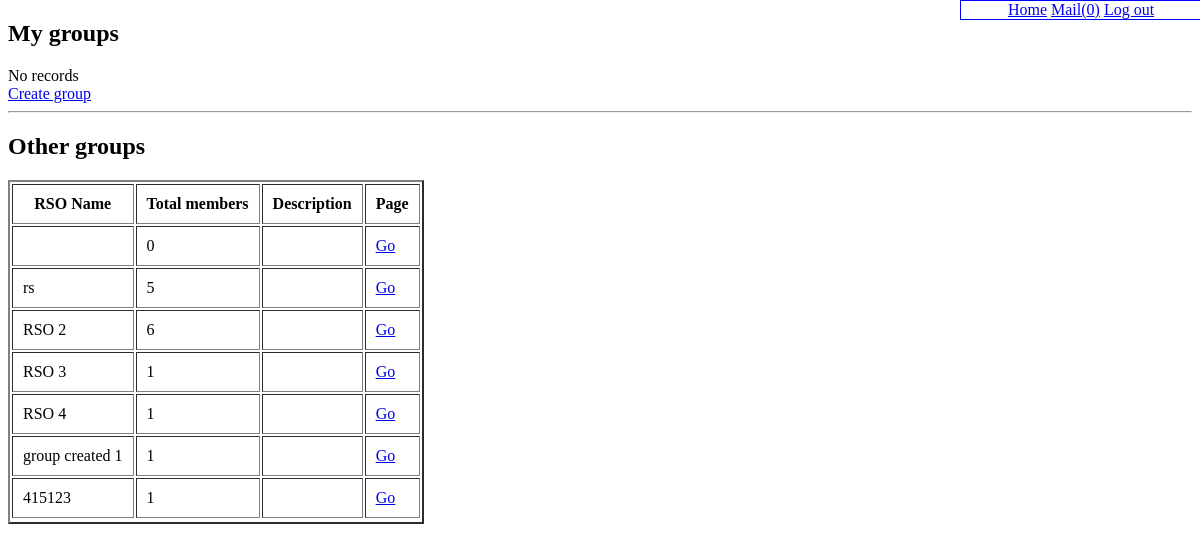
Page /rso.php on the committed database.
### tables this page shows
CREATE TABLE IF NOT EXISTS `rso` (
`rid` int(11) NOT NULL,
  `name` varchar(255) DEFAULT NULL,
  `description` varchar(10000) DEFAULT NULL,
  `joinable` bit(1) NOT NULL,
  `rtid` int(11) DEFAULT NULL
);

### db/security.php (called while the page is built)
<?php
function escape($string) {
	return htmlentities(trim($string), ENT_QUOTES, 'UTF-8');
}

### rso.php (the view, shortened to what this page needs)
<?php
require 'db/connect.php';
require 'db/security.php';
require 'mysql_functions.php';
if(!empty($_COOKIE)){
	$email = trim($_COOKIE['user']);
	$temp = $db->query("SELECT rm.email AS email, rm.rid AS rid, rm.admin AS admin, r.name AS name
		FROM rso_member_list AS rm, rso AS r
		WHERE (email) = '" . $email . "' && (rm.rid) = (r.rid)");
	$user_rso_list = $temp->fetch_all(MYSQLI_ASSOC);
	$temp = $db->query("SELECT * FROM rso");
	$rso_list = $temp->fetch_all(MYSQLI_ASSOC);
} else {
	echo 'session timed out';
	header("Location:index.php?result=time_out");
}
?>
<!doctype html PUBLIC "-//W3C//DTD XHTML 1.0 Transitional//EN"
"http://www.w3.org/TR/xhtml1/DTD/xhtml1-transitional.dtd">
<html>
<head>
	<link rel="stylesheet" type="text/css" href="pagestyle.css">
	<?php createUserPanel($db, $email); ?>
</head>
<body>
<h2>My groups</h2>
	<?php
		if(!count($user_rso_list)) {
			echo 'No records<br>'; ?>
			<a href="rso_create.php">Create group</a><br>
	<?php
		}
	?>
	<hr>
	<h2>Other groups</h2>
	<?php
	if (!count($rso_list)){
		echo 'No records';
	} else {
	?>
	<table border="2px" cellpadding="10">
		<thead>
			<tr>
				<th> RSO Name</th>
				<th> Total members </th>
				<th> Description </th>
				<th> Page </th>
			</tr>
		</thead>
		<tbody>
			<?php
				foreach($rso_list as $r){
					$temp = $db->query("SELECT * FROM rso_member_list WHERE (rid) = '" . $r['rid'] . "'");
					$temp2 = $temp->fetch_ALL(MYSQLI_BOTH);
			?>
			<tr>
				<td><?php echo escape($r['name']); ?></td>
				<td><?php echo count($temp2); ?></td>
				<td></td>
				<td><a href="rso_page.php?rso=<?php echo escape($r['rid']); ?>"/>Go</td>
			</tr>
			<?php
				}
			?>
		</tbody>
	</table>
	<?php
	}
	?>
</body>
</html>

### mysql_functions.php (shortened to what this page needs)
<?php
function createUserPanel($db, $email){
	$temp = $db->query("SELECT mid FROM mail_list WHERE to_user = '" . $email . "'");
	$temp2 = $temp->fetch_all(MYSQLI_ASSOC);
	$inbox = count($temp2);
	?>
	<div id="user_panel">
		<a href="mainpage.php">Home</a>
		<a href="mailbox.php">Mail(<?php echo escape($inbox); ?>)</a>
		<a href="index.php?result=logout">Log out</a>
	</div>
<?php
}
		?>

### pagestyle.css (style rules this page uses)
#user_panel { border: 1px solid blue; position: absolute; top: 0px; width: 20%; left: 80%; text-align: center; }

### rows in the picture
rso: count($temp2) "0"
rso: name "rs", count($temp2) "5"
rso: name "RSO 2", count($temp2) "6"
rso: name "RSO 3", count($temp2) "1"
rso: name "RSO 4", count($temp2) "1"
rso: name "group created 1", count($temp2) "1"
rso: name "415123", count($temp2) "1"

### other values in the picture
$inbox "0"
